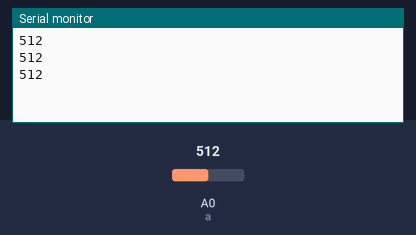
Simulated run of this sketch. Board: Arduino Uno, built with avr-gcc and run on an emulated ATmega328P. Parts: the last lines printed to the serial monitor. The inputs (shaded band) are chosen by the test bench; at power-on: A0 (a) = 512.

Above: at 1.3 s.
1.4 s: A0 (a) set to 716
At 1.9 s:
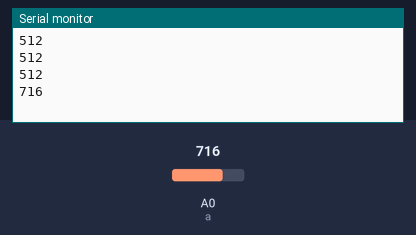
2.9 s: A0 (a) set to 900
At 3.4 s:
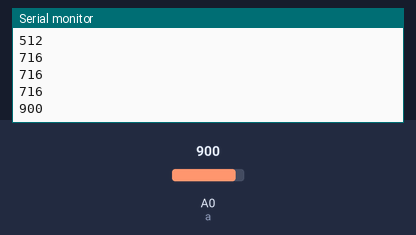
Timing chart, 0 to 5.9 s (numbered marks = the images above; inputs shaded):
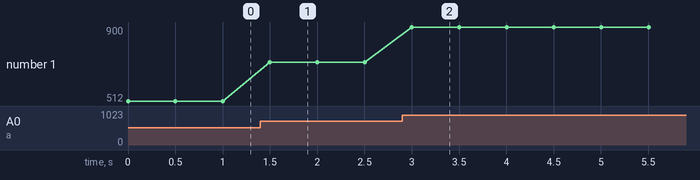

The sketch:

sketch_mar17a.ino
```cpp
int a=A0,b;///esto es igual a int a=A0; int b;
void setup() {
  // put your setup code here, to run once:
Serial.begin(9600);////
pinMode(a,INPUT);
}

void loop() {
  // put your main code here, to run repeatedly:
b=analogRead(a);
Serial.println(b);
delay (500);
}
```

Measured:
- after the input at 1.4 s, the serial monitor: prints a new line after 0.10 s (image 1)
- after the input at 2.9 s, the serial monitor: prints a new line after 0.10 s (image 2)
- plotted number 1: 512 → 716 after the input at 1.4 s, 716 → 900 after the input at 2.9 s
